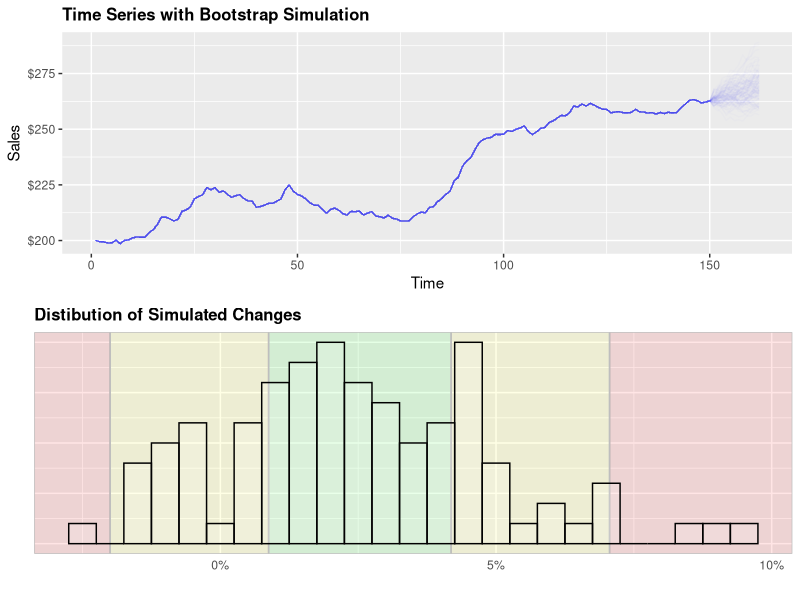
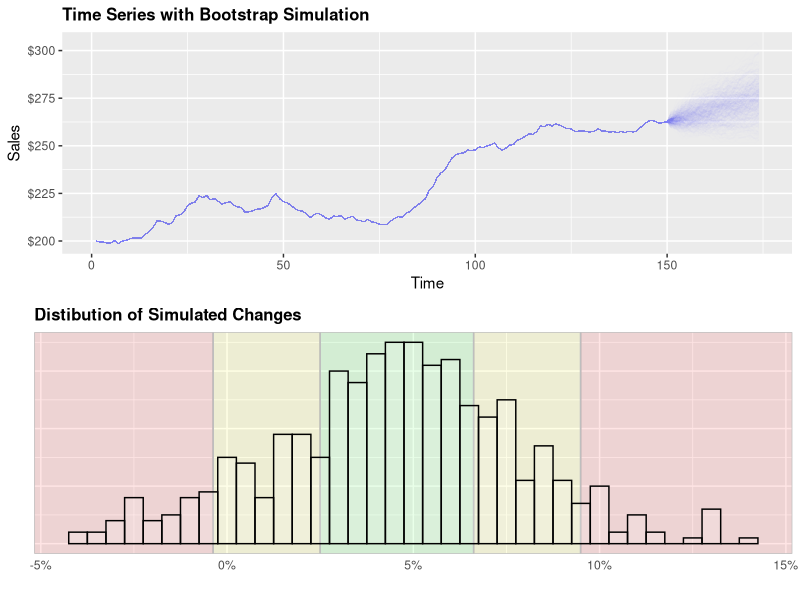
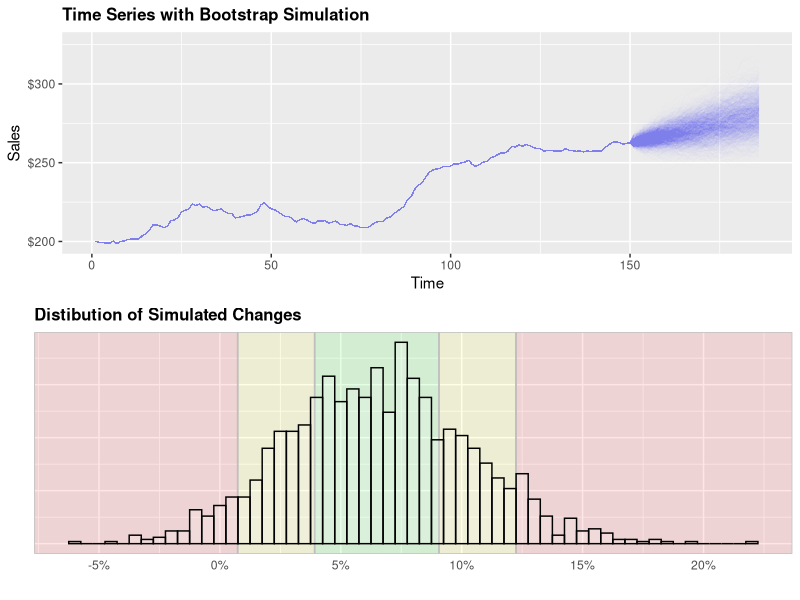

The R source for these figures, in order:
## ---- chunk 1
library(ggplot2)
library(reshape2)
library(scales)
library(grid)
library(gridExtra)

data("BJsales")
## ---- chunk 2
boot.plot = function(dt, trials, months.back = 24, months.forward = 12, alph = .1) {

  ## calculate the change history
  lookup = 1 + (diff(dt) / dt)

  ## run run simulation by picking random percent changes from history
  ## repeat for the number of trials
  sims = data.frame()
  for (i in 1:trials) {

    sims =
      rbind(sims,
            matrix(
              sample(lookup, size = months.forward , replace = TRUE),
              nrow = 1)
      )
  }

  time = seq(151, 151 + months.forward - 1, by = 1)

  colnames(sims) = time

  sims[is.na(sims)] = 1

  last.price = dt[length(dt)]

  # calculate the price change from the last known price
  p.chg = data.frame(sims[, 1] * last.price)

  for (i in 2:months.forward) {p.chg = cbind(p.chg, p.chg[, i - 1] * sims[, i])}
  colnames(p.chg) = time

  # calculate the cumulative percent change
  cuml.new = sims[,] - 1
  cuml = data.frame(cuml.new[, 1])

  for (i in 2:months.forward) {cuml = cbind(cuml, cuml[, i - 1] + cuml.new[, i])}
  colnames(cuml) = time

  cuml.chg = data.frame("Price Change" = cuml[, length(cuml)])

  cuml$trial = 1:nrow(cuml)
  cuml = melt(cuml, id.vars = "trial")

  dt = data.frame(time = 1:length(dt), dt = dt)

  ## create graphics
  plot.price = dcast(dt, . ~ time)
  plot.price2 = cbind(plot.price, p.chg)
  plot.price2$trial = 1:nrow(plot.price2)
  plot.price2 = plot.price2[,-1]
  plot.price2 = melt(plot.price2, id.vars = c("trial"))


  cuml = data.frame("cuml.1qrt" = quantile(cuml.chg$Price.Change)[2],
                    "cuml.3qrt" = quantile(cuml.chg$Price.Change)[4],
                    "iqr.15" = quantile(cuml.chg$Price.Change)[4] -
                      quantile(cuml.chg$Price.Change)[2] * 1.5,
                    "med" = quantile(cuml.chg$Price.Change)[3])


  x1 = ggplot(cuml.chg) +
    geom_rect(aes(xmin = cuml.1qrt, xmax = cuml.3qrt, ymin = -Inf, ymax = Inf), data = cuml,
              fill = "green", color = "gray", alpha = .1) +
    geom_rect(aes(xmin = cuml.1qrt - iqr.15, xmax = cuml.1qrt,  ymin = -Inf, ymax = Inf), data = cuml,
              fill = "yellow", color = "gray", alpha = .1) +
    geom_rect(aes(xmin = cuml.3qrt, xmax = cuml.3qrt + iqr.15,  ymin = -Inf, ymax = Inf), data = cuml,
              fill = "yellow", color = "gray", alpha = .1) +
    geom_rect(aes(xmin = cuml.3qrt + iqr.15, xmax = Inf,  ymin = -Inf, ymax = Inf), data = cuml,
              fill = "red", color = "gray", alpha = .1) +
    geom_rect(aes(xmin = -Inf, xmax = cuml.1qrt - iqr.15,  ymin = -Inf, ymax = Inf), data = cuml,
              fill = "red", color = "gray", alpha = .1) +
    geom_bar(aes(x = Price.Change), stat = "bin", binwidth = .005, fill = "white", color = "black",
             alpha = .15) +
    ggtitle("Distibution of Simulated Changes") +
    scale_x_continuous("", labels = percent, breaks = seq(-.5, .5, .05)) +
    scale_y_continuous("") +
    theme(plot.title = element_text(face = "bold", size = 12),
          axis.text.y = element_text(size = 0),
          axis.ticks = element_blank())

  plot.price2$variable = as.numeric(plot.price2$variable)

  x3 = ggplot(plot.price2, aes(x = variable, y = value, group = trial)) +
    geom_line(color = "blue", alpha = alph, se = FALSE) +
    scale_x_continuous("Time") +
    scale_y_continuous("Sales", labels = dollar) +
    theme(plot.title = element_text(face = "bold", size = 12)) +
    ggtitle("Time Series with Bootstrap Simulation")


  return(grid.arrange(x3, x1, nrow = 2))
}
## ---- chunk 3
boot.plot(BJsales, trials = 100, months.back = 12, months.forward = 12, alph = .01)
boot.plot(BJsales, trials = 500, months.back = 24, months.forward = 24, alph = .005)
boot.plot(BJsales, trials = 1500, months.back = 36, months.forward = 36, alph = .005)
## ---- chunk 4
boot.plot = function(dt, trials, months.back = 24, months.forward = 12, alph = .1) {

  ## calculate the change history
  lookup = 1 + (diff(dt) / dt)

  ## run run simulation by picking random percent changes from history
  ## repeat for the number of trials
  sims = data.frame()
  for (i in 1:trials) {

    sims =
      rbind(sims,
            matrix(
              sample(lookup, size = months.forward , replace = TRUE),
              nrow = 1)
      )
  }

  time = seq(151, 151 + months.forward - 1, by = 1)

  colnames(sims) = time

  sims[is.na(sims)] = 1

  last.price = dt[length(dt)]

  # calculate the price change from the last known price
  p.chg = data.frame(sims[, 1] * last.price)

  for (i in 2:months.forward) {p.chg = cbind(p.chg, p.chg[, i - 1] * sims[, i])}
  colnames(p.chg) = time

  # calculate the cumulative percent change
  cuml.new = sims[,] - 1
  cuml = data.frame(cuml.new[, 1])

  for (i in 2:months.forward) {cuml = cbind(cuml, cuml[, i - 1] + cuml.new[, i])}
  colnames(cuml) = time

  cuml.chg = data.frame("Price Change" = cuml[, length(cuml)])

  cuml$trial = 1:nrow(cuml)
  cuml = melt(cuml, id.vars = "trial")

  dt = data.frame(time = 1:length(dt), dt = dt)

  ## create graphics
  plot.price = dcast(dt, . ~ time)
  plot.price2 = cbind(plot.price, p.chg)
  plot.price2$trial = 1:nrow(plot.price2)
  plot.price2 = plot.price2[,-1]
  plot.price2 = melt(plot.price2, id.vars = c("trial"))


  cuml = data.frame("cuml.1qrt" = quantile(cuml.chg$Price.Change)[2],
                    "cuml.3qrt" = quantile(cuml.chg$Price.Change)[4],
                    "iqr.15" = quantile(cuml.chg$Price.Change)[4] -
                      quantile(cuml.chg$Price.Change)[2] * 1.5,
                    "med" = quantile(cuml.chg$Price.Change)[3])


  x1 = ggplot(cuml.chg) +
    geom_rect(aes(xmin = cuml.1qrt, xmax = cuml.3qrt, ymin = -Inf, ymax = Inf), data = cuml,
              fill = "green", color = "gray", alpha = .1) +
    geom_rect(aes(xmin = cuml.1qrt - iqr.15, xmax = cuml.1qrt,  ymin = -Inf, ymax = Inf), data = cuml,
              fill = "yellow", color = "gray", alpha = .1) +
    geom_rect(aes(xmin = cuml.3qrt, xmax = cuml.3qrt + iqr.15,  ymin = -Inf, ymax = Inf), data = cuml,
              fill = "yellow", color = "gray", alpha = .1) +
    geom_rect(aes(xmin = cuml.3qrt + iqr.15, xmax = Inf,  ymin = -Inf, ymax = Inf), data = cuml,
              fill = "red", color = "gray", alpha = .1) +
    geom_rect(aes(xmin = -Inf, xmax = cuml.1qrt - iqr.15,  ymin = -Inf, ymax = Inf), data = cuml,
              fill = "red", color = "gray", alpha = .1) +
    geom_bar(aes(x = Price.Change), stat = "bin", binwidth = .005, fill = "white", color = "black",
             alpha = .15) +
    ggtitle("Distibution of Simulated Changes") +
    scale_x_continuous("", labels = percent, breaks = seq(-.5, .5, .05)) +
    scale_y_continuous("") +
    theme(plot.title = element_text(face = "bold", size = 12),
          axis.text.y = element_text(size = 0),
          axis.ticks = element_blank())

  plot.price2$variable = as.numeric(plot.price2$variable)

  x3 = ggplot(plot.price2, aes(x = variable, y = value, group = trial)) +
    geom_line(color = "blue", alpha = alph, se = FALSE) +
    scale_x_continuous("Time") +
    scale_y_continuous("Sales", labels = dollar) +
    theme(plot.title = element_text(face = "bold", size = 12)) +
    ggtitle("Time Series with Bootstrap Simulation")


  return(grid.arrange(x3, x1, nrow = 2))
}
